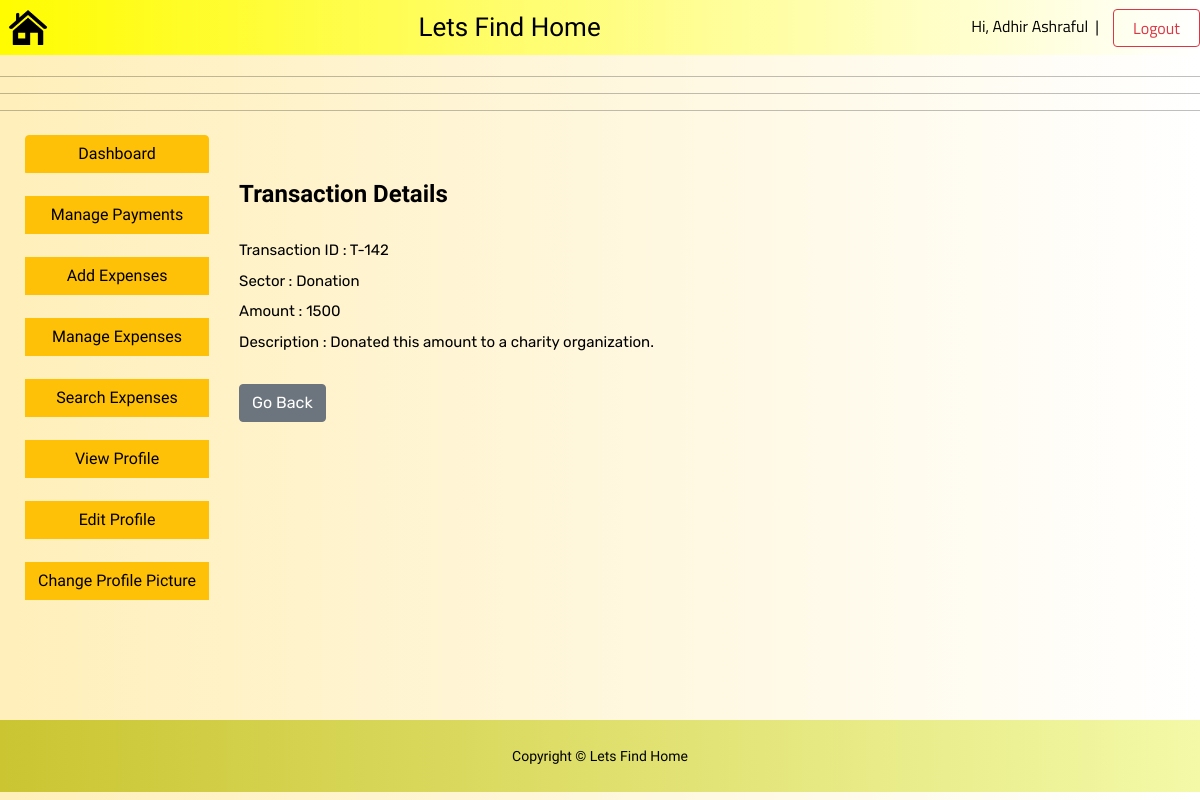
Screenshot of /Manager/view/show_trans.php?id=T-142 (signed in) with the database file from the repository.
### tables this page shows
CREATE TABLE `manager` (
  `Name` varchar(40) NOT NULL,
  `Email` varchar(40) NOT NULL,
  `NID` varchar(20) NOT NULL,
  `Gender` varchar(10) NOT NULL,
  `Password` varchar(20) NOT NULL,
  `Degree` varchar(200) NOT NULL,
  `Image` varchar(100) NOT NULL
);

CREATE TABLE `expenses` (
  `Transaction` varchar(10) NOT NULL,
  `Reason` varchar(40) DEFAULT NULL,
  `Description` varchar(300) DEFAULT NULL,
  `Amount` int(8) DEFAULT NULL
);

### Manager/model/model.php (called while the page is built, shortened)
<?php
    function getUserInfo($data){
        $conn = db_conn();
        $selectQuery = "SELECT * FROM `manager` where NID = ?";
        try {
            $stmt = $conn->prepare($selectQuery);
            $stmt->execute([$data["NID"]]);
        } catch (PDOException $e) {
            echo $e->getMessage();
        }
        $row = $stmt->fetch(PDO::FETCH_ASSOC);
        if (!empty($row)) {
            return $row;
        }
    }
function ret_exp($id){
    $conn = db_conn();
    $selectQuery = "SELECT * FROM `expenses` where Transaction = ?";
    try {
        $stmt = $conn->prepare($selectQuery);
        $stmt->execute([$id]);
    } catch (PDOException $e) {
        echo $e->getMessage();
    }
    $row = $stmt->fetch(PDO::FETCH_ASSOC);
    return $row;
}

### Manager/controller/getaccountantData.php (called while the page is built, shortened)
<?php
include_once '../model/model.php';
class getDataFromFile{
    function checkFromFiles($data){
        return getUserInfo($data);
    }
}
?>

### Manager/controller/fetch_expense.php (called while the page is built)
<?php
include_once '../model/model.php';
function retrieve_expense($id){
    return ret_exp($id);
}
?>

### Manager/view/show_trans.php (the view, shortened to what this page needs)
<?php
if (isset($_SESSION["NID"])) {
    $NID = $_SESSION["NID"];
    $data = array(
        'NID' => $NID
    );
    require_once '../controller/getaccountantData.php';
    $trans_id = $_GET["id"];
    require_once '../controller/fetch_expense.php';
    $exp = retrieve_expense($trans_id);
}
?>
<?php
include 'header.php';
?>
<html>
<head>
    <link href="https://cdn.jsdelivr.net/npm/bootstrap@5.1.3/dist/css/bootstrap.min.css" rel="stylesheet">
    <link rel="stylesheet" href="../css/dashboard_styles.css">
</head>
<body class="bd">
    <br>
    <legend>&nbsp; &nbsp; &nbsp; &nbsp;&nbsp; &nbsp;AccountAccount
        <hr>
        <hr>
        <hr>
    </legend>
    <div style="display: flex">
        <div>
            <?php include 'menu.php'; ?>
        </div>
        <div style="display: inline-block; padding-left: 30px; font-family: 'Rubik', sans-serif; font-size:15px">
            <br><br>
            <h4 style="font-family: 'Barlow Semi Condensed', sans-serif;"><b>Transaction Details</b></h4><br>
            <label for="" class="form-label">Transaction ID : <?php echo $exp["Transaction"]; ?></label> <br>
            <label for="" class="form-label">Sector : <?php echo $exp["Reason"]; ?></label> <br>
            <label for="" class="form-label">Amount : <?php echo $exp["Amount"]; ?></label> <br>
            <label for="" class="form-label">Description : <?php echo $exp["Description"]; ?></label> <br><br>
            <a href="manage_expense.php" target="_self" class="btn btn-secondary">Go Back</a>
        </div>
    </div><br><br><br><br>
    <?php
    include 'footer.php';
    ?>
</body>
</html>

### Manager/view/header.php (shortened to what this page needs)
<?php
$Full_Name=$Email=$Gender=$Password=$Image="";
if(isset($_SESSION["NID"])){
    $NID=$_SESSION["NID"];
    $data=array(
        'NID'=>$NID
    );
    require_once '../controller/getaccountantData.php';
    $accountant_dashboard=new getDataFromFile($data);
    $manager=$accountant_dashboard->checkFromFiles($data);
    $Full_Name=$manager['Name'];
}
?>
<!DOCTYPE html>
<html>
<head>
    <link href="https://cdn.jsdelivr.net/npm/bootstrap@5.1.3/dist/css/bootstrap.min.css" rel="stylesheet">
</head>
<body>
    <nav class="navbar fixed-top navbar-dark bg-info" style="background: linear-gradient(to right, #fffc00, #ffffff);">
        <div>&nbsp;&nbsp;<img class="rounded float-end" src="../images/logo2.png" width="40px" height="35px"></div>
        <div style="font-family: 'Faster One', cursive;font-size:26px">Lets Find Home</div>
        <div style="font-family: 'Titillium Web', sans-serif;"><?php echo "Hi, " . $Full_Name; ?>&nbsp;&nbsp;|&nbsp;&nbsp;&nbsp;
            <a href="log_out.php" style="padding-right:5px" class="btn btn-outline-danger"><span>&nbsp;&nbsp;Logout&nbsp;&nbsp;&nbsp;&nbsp;</span></a>
        </div>
    </nav>
</body>
</html>

### Manager/css/dashboard_styles.css (style rules this page uses)
.bd { font-family: 'Aleo', serif; background: linear-gradient(to right, #ffefba, #ffffff); background-size: cover; background-position: center; height: 100vh; color: #000; }
hr { color: blue; }

### House Owner/css/footer_styles.css (style rules this page uses)
html, body { height: 100%; }
body { background: #007bff; background: linear-gradient(to right, #0062E6, #33AEFF); }

### rows the page displays
manager: Name "Adhir Ashraful"
expenses: Transaction "T-142", Reason "Donation", Amount "1500", Description "Donated this amount to a charity organization."
